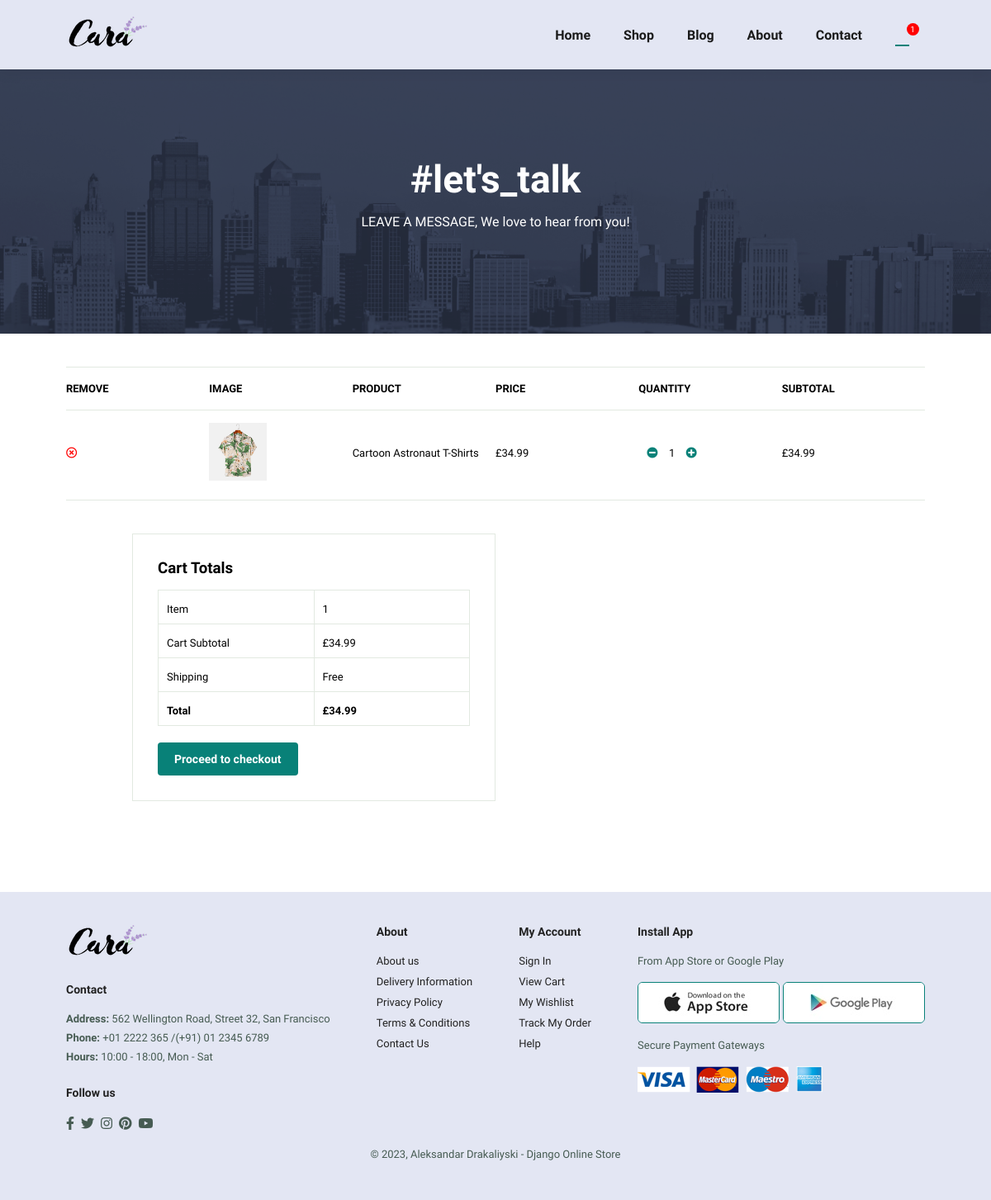
The app's page /cart/ (signed in) with its own data.
### store/models.py (models this page shows, shortened)
class OrderItem(models.Model):
    product = models.ForeignKey(Product, on_delete=models.SET_NULL, blank=True, null=True)
    order = models.ForeignKey(Order, on_delete=models.SET_NULL, blank=True, null=True)
    quantity = models.IntegerField(default=0, blank=True, null=True)
    date_added = models.DateTimeField(auto_now_add=True)
    def __str__(self) -> str:
        return str(self.id)
    @property
    def get_total(self):
        return self.product.price * self.quantity

class Product(models.Model):
    name = models.CharField(max_length=200, null=True)
    price = models.DecimalField(max_digits=7, decimal_places=2)
    brand = models.CharField(max_length=200, null=True)
    image = models.ImageField(null=True, blank=True)
    price_id = models.CharField(max_length=200)
    @property
    def imageURL(self):
        try:
            url = self.image.url
        except:
            url = ''
        return url

class Order(models.Model):
    customer = models.ForeignKey(Customer, on_delete=models.SET_NULL, blank=True, null=True)
    date_ordered = models.DateTimeField(auto_now_add=True)
    complete = models.BooleanField(default=False)
    transaction_id = models.CharField(max_length=100, null=True)
    @property
    def get_cart_total(self):
        orderitems=self.orderitem_set.all()
        total = sum([item.get_total for item in orderitems])
        return total
    @property
    def get_cart_items(self):
        orderitems=self.orderitem_set.all()
        total = sum([item.quantity for item in orderitems])
        return total

### store/views.py (the view)
# urls.py: path('cart/', views.cart, name='cart'),
def cart(request):
    guest_data = cart_data(request)
    cart_items = guest_data['cart_items']
    order = guest_data['order']
    items = guest_data['items']
    context = {
        'items':items,
        'order': order,
        'cart_items': cart_items,
        }
    return render(request, 'store/cart.html', context )

### store/utils.py (called while the page is built)
def cart_data(request):
    if request.user.is_authenticated:
        customer = request.user.customer
        order, created = Order.objects.get_or_create(customer=customer, complete=False)
        items = order.orderitem_set.all()
        cart_items = order.get_cart_items
        print('Items when the user is logged in', items)
    else:
        guest_data = guest_cart(request)
        cart_items = guest_data['cart_items']
        order = guest_data['order']
        items = guest_data['items']
        print('Items when the user is logged out', items)
    data = {
        'items': items,
        'order': order,
        'cart_items': cart_items,
    }
    return data

### store/templates/store/cart.html (shortened to what this page needs)
{% extends 'store/base.html' %}
{% load static %}
{%  block content %}
<section id="page-header" class="about-header">
    <h2>#let's_talk</h2>
    <p>LEAVE A MESSAGE, We love to hear from you!</p>
</section>
<section id="cart" class="section-p1">
    <table width="100%">
        <thead>
            <tr>
              <td>Remove</td>
              <td>Image</td>
              <td>Product</td>
              <td>Price</td>
              <td>Quantity</td>
              <td>Subtotal</td>
            </tr>
          </thead>
          {% for item in items %}
            <tbody>
              <tr>
                  <td><button data-product={{item.product.id}} data-action="delete" class="remove-btn update-cart"><i class="far fa-times-circle"></i></button></td>
                  <td><img src="{{ item.product.imageURL }}" alt="product"></td>
                  <td>{{item.product.name}}</td>
                  <td>£{{item.product.price|floatformat:2}}</td>
                  <div class="qty-btns">
                    <td>
                      <button data-product={{item.product.id}} data-action="remove" class="update-cart qty-btn"><i class="fa fa-minus-circle" aria-hidden="true"></i></button>
                      {{item.quantity}}
                      <button data-product={{item.product.id}} data-action="add" class="update-cart qty-btn"><i class="fa fa-plus-circle" aria-hidden="true"></i></button>
                    </td>
                  </div>
                  <td>£{{item.get_total|floatformat:2}}</td>
              </tr>
            </tbody>
        {% endfor %}
    </table>
    {% if order.get_cart_items == 0 %}
      <div style="margin: 10px; text-align:center;">
        <img class="empty-cart" src="{% static 'images/empty-cart.jpeg'%}" alt="cart is empty">
        <h3>Add something to make me happy!</h1>
      </div>
    {% else %}
      <section id="cart-add" class="section-p1">
          <div id="subtotal">
              <h3>Cart Totals</h3>
              <table>
                <tr>
                  {% if order.get_cart_items > 1 %}
                    <td>Items</td>
                  {% else %}
                    <td>Item</td>
                  {% endif %}
                  <td>{{order.get_cart_items}}</td>
                </tr>
                <tr>
                  <td>Cart Subtotal</td>
                  <td>£{{order.get_cart_total|floatformat:2}}</td>
                </tr>
                <tr>
                  <td>Shipping</td>
                  <td>Free</td>
                </tr>
                <tr>
                  <td><strong>Total</strong></td>
                  <td><strong>£{{order.get_cart_total}}</strong></td>
                </tr>
              </table>
              <form action="{% url 'checkout_session' %}" method="POST">
                <button type="submit" id="proceed" class="normal" style="color:white;">Proceed to checkout</button>
              </form>
            </div>
      </section>
    {% endif %}
</section>
{% endblock %}

### static/css/style.css (style rules this page uses)
* { margin: 0; padding: 0; box-sizing: border-box; font-family: "Spartan", sans-serif; }
html { scroll-behavior: smooth; }
h2 { font-size: 46px; line-height: 54px; color: #222; }
p { font-size: 16px; color: #465b52; margin: 15px 0 20px 0; }
.section-p1 { padding: 40px 80px; }
button.normal { font-size: 14px; font-weight: 600; padding: 15px 30px; color: #000; background-color: #fff; border-radius: 4px; cursor: pointer; border: none; outline: none; transition: 0.2s; }
body { width: 100%; }
#page-header { width: 100%; height: 40vh; background-size: cover; display: flex; justify-content: center; text-align: center; flex-direction: column; padding: 14px; }
#page-header h2, #page-header p { color: #fff; }
#cart { overflow-x: auto; }
#cart table { width: 100%; border-collapse: collapse; table-layout: fixed; white-space: nowrap; padding-top: 10px; }
#cart table img { width: 70px; }
#cart table thead { border: 1px solid #e2e9e1; border-left: none; border-right: none; }
#cart table thead td { font-weight: 700; text-transform: uppercase; font-size: 13px; padding: 18px 0; }
#cart table tbody tr td { padding-top: 15px; }
#cart table tbody td { font-size: 13px; }
#cart-add { display: flex; flex-wrap: wrap; justify-content: space-between; border: 1px solid #e2e9e1; border-left: none; border-right: none; border-bottom: none; margin-top: 20px; }
#subtotal h3 { padding-bottom: 15px; }
#subtotal button { background-color: #088178; padding: 12px 20px; }
#subtotal { width: 50%; margin-bottom: 30px; border: 1px solid #e2e9e1; padding: 30px; }
#subtotal table { border-collapse: collapse; width: 100%; margin-bottom: 20px; }
#subtotal table td { width: 50%; border: 1px solid #e2e9e1; padding: 10px; font-size: 13px; }
.fa-minus-circle, .fa-plus-circle { color: #088178; padding: 10px; }
.remove-btn { color: red; }
.qty-btn, .remove-btn { padding: 0; background: none; border: none; width: auto; height: auto; display: inline-block; }

### records on screen
OrderItem: product.imageURL (picture), product.name "Cartoon Astronaut T-Shirts", product.price "34.99", quantity "1", get_total "34.99"
Order: get_cart_items "1", get_cart_total "34.99"

### other values on screen
{{ cart_items }} "1"
